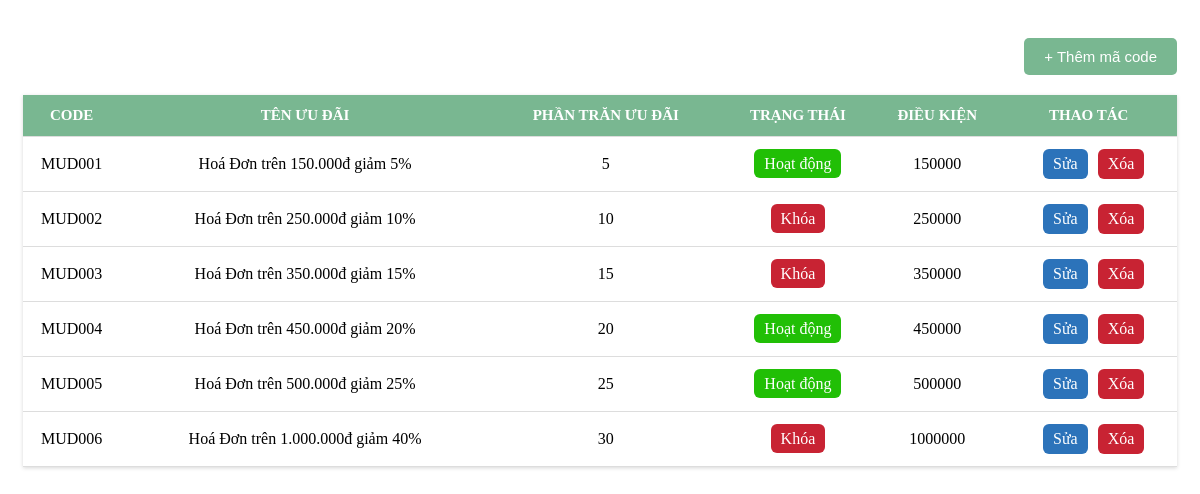
Screenshot of /pages/uudaiadmin.php with the database file from the repository.
### tables this page shows
CREATE TABLE `uudai` (
  `CODE` varchar(10) NOT NULL,
  `TENUUDAI` varchar(255) DEFAULT NULL,
  `PHANTRAMUUDAI` int(11) NOT NULL,
  `DIEUKIEN` int(11) NOT NULL,
  `TRANGTHAI` smallint(6) DEFAULT NULL
);

### database/connectDatabase.php (called while the page is built, shortened)
<?php
class connectDatabase{
    public  $conn;
    public function __construct(){
        $this->servername = "localhost";
        $this->username = "root";
        $this->password = "Oanh2004!";
        $this->database = "cinema";
        $this->conn= new mysqli($this->servername,$this->username,$this->password,$this->database);
    }
    public function executeQuery($Querry) {
        try{
            $result = $this->conn->query($Querry);
            return $result;
        }catch(Exception $e){
            echo "Lỗi roogi kìa aaaaa: " . $e->getMessage();
            return false;
        }
    }
}

### pages/uudaiadmin.php (the view, shortened to what this page needs)
<div class="container__endow" id="container__endow">
        <div class="endow__add">
            <button>+ Thêm mã code</button>
        </div>
        <table class="endow">
            <thead>
                <tr>
                    <th>CODE</th>
                    <th>TÊN ƯU ĐÃI</th>
                    <th> PHẦN TRĂN ƯU ĐÃI</th>
                    <th>TRẠNG THÁI</th>
                    <th>ĐIỀU KIỆN</th>
                    <th>THAO TÁC</th>
                </tr>
            </thead>
            <tbody>
                <?php
                    $list = endowList();
                    foreach($list as $item) {
                        echo ' <tr>';
                        echo '<td>'.$item['CODE'].'</td>';
                        echo '<td>'.$item['TENUUDAI'].'</td>';
                        echo '<td>'.$item['PHANTRAMUUDAI']. '</td>';
                        echo '<td><span class="' . (($item['TRANGTHAI'] == 1) ? '' : 'red') . '">' . (($item['TRANGTHAI'] == 1) ? 'Hoạt động' : 'Khóa') . '</span></td>';
                        echo '<td>'.$item['DIEUKIEN'].'</td>';
                        echo '<td>
                                <ul>
                            <li>
                                <a href="" class="endow__edit">
                                    <i class="fa-regular fa-pen-to-square"></i>
                                    Sửa
                                </a>
                            </li>
                            <li>
                                <a href="">
                                    <i class="fa-solid fa-trash-can"></i>
                                    Xóa
                                </a>
                            </li>
                                </ul>
                                </td>';
                        echo '</tr>';
                    }
                ?>
            </tbody>
        </table>
 </div>
<?php
    function endowList() {
        $list = array();
        $conn = new connectDatabase();
        $query = "SELECT * FROM uudai";
        $result = $conn->executeQuery($query);
        if($result) {
            while($row = $result->fetch_assoc()) {
                $list[] = $row;
            }
        }else{
            return;
        }
        return $list;
    }
?>

### pages/uudaiadmin.php (style rules this page uses)
.container__endow { padding: 30px 15px; }
.endow { width: 100%; border-collapse: collapse; box-shadow: rgba(0, 0, 0, 0.16) 0px 1px 4px; }
.endow__add { text-align: right; margin-bottom: 20px; }
.endow__add button { border: none; padding: 10px 20px; background: #79B791; border-radius: 5px; color: #fff; font-size: 15px; cursor: pointer; font-weight: 500; }
.endow thead tr th { background: #79B791; color: #fff; font-size: 15px; font-weight: 600; }
.endow thead tr th, .endow tbody tr td { border-bottom: 1px solid #ddd; text-align: center; padding: 12px 0; }
.endow tbody tr td { background: #fff; }
.endow ul { margin: 0; padding: 0; display: flex; list-style: none; align-items: center; justify-content: center; }
.endow ul li { margin-left: 10px; border-radius: 6px; cursor: pointer; }
.endow ul li a { text-decoration: none; color: #ffff; }
.endow ul li:first-child { background: #2C73BA; padding: 6px 10px; }
.endow ul li:last-child { background: #C82333; padding: 6px 10px; }
.endow td span { background: #21BF06; padding: 6px 10px; color: #fff; border-radius: 6px; }
.endow td .red { background: #C82333; }

### rows the page displays
uudai: CODE "MUD001", TENUUDAI "Hoá Đơn trên 150.000đ giảm 5%", PHANTRAMUUDAI "5", TRANGTHAI "Hoạt động", DIEUKIEN "150000"
uudai: CODE "MUD002", TENUUDAI "Hoá Đơn trên 250.000đ giảm 10%", PHANTRAMUUDAI "10", TRANGTHAI "Khóa", DIEUKIEN "250000"
uudai: CODE "MUD003", TENUUDAI "Hoá Đơn trên 350.000đ giảm 15%", PHANTRAMUUDAI "15", TRANGTHAI "Khóa", DIEUKIEN "350000"
uudai: CODE "MUD004", TENUUDAI "Hoá Đơn trên 450.000đ giảm 20%", PHANTRAMUUDAI "20", TRANGTHAI "Hoạt động", DIEUKIEN "450000"
uudai: CODE "MUD005", TENUUDAI "Hoá Đơn trên 500.000đ giảm 25%", PHANTRAMUUDAI "25", TRANGTHAI "Hoạt động", DIEUKIEN "500000"
uudai: CODE "MUD006", TENUUDAI "Hoá Đơn trên 1.000.000đ giảm 40%", PHANTRAMUUDAI "30", TRANGTHAI "Khóa", DIEUKIEN "1000000"
